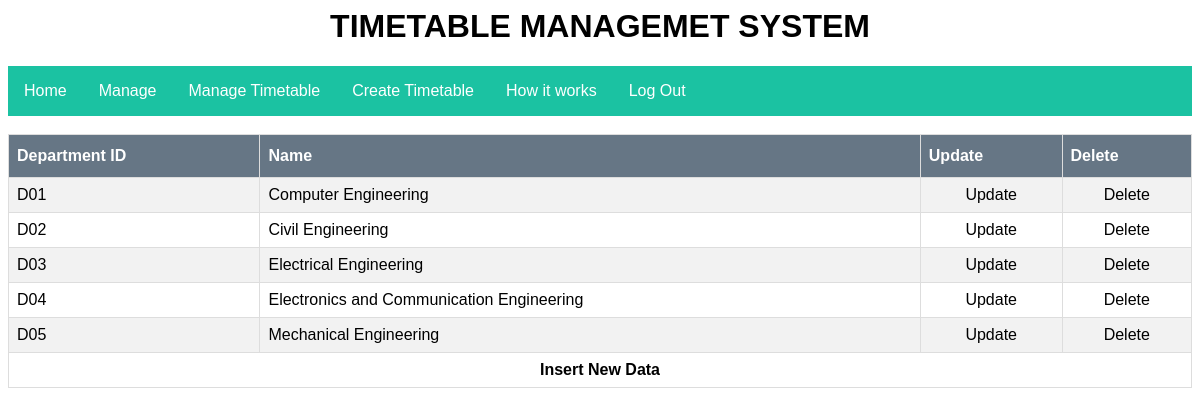
/form/deptview.php, run on the app's committed database.
### tables this page shows
CREATE TABLE IF NOT EXISTS `department` (
  `dept_id` char(3) NOT NULL,
  `name` varchar(50) DEFAULT NULL,
  `sname` char(5) NOT NULL,
  PRIMARY KEY (`dept_id`)
);

### form/deptview.php (the view, shortened to what this page needs)
<html>
<head>
<link rel="stylesheet" type="text/css" href="../css/main.css">
<link rel="stylesheet" type="text/css" href="table.css">
</head>
<body>
<?php
  include'menu.php';
  ?>
<center>
<br>
<table border="1" id="div">
<tr>
	<th>Department ID</th>
	<th>Name</th>
	<th>Update</th>
	<th>Delete</th>
</tr>
<?php
	include'connect.php';
	$query="select * from department where dept_id not in ('000')";
	$cmd=mysqli_query($con,$query);
	while($row=mysqli_fetch_array($cmd))
	{?>
		<tr>
			<td><?php echo $row['dept_id'] ?> </td>
			<td><?php echo $row['name'] ?> </td>
			<td id="update"><a href="deptupdate.php?id=<?php echo $row['dept_id']; ?>">Update</a></td>
			<td id="delete"><a href="deptdel.php?id=<?php echo $row['dept_id']; ?>">Delete</a></td>
		</tr>
	<?php }
?>
<tr>
<td colspan=5><center><b><a href="depthtm.php">Insert New Data</a></b></center></td>
</tr>
</table>
</center>
</body>
</html>

### css/main.css (style rules this page uses)
body { font-family: Arial, Helvetica, sans-serif; }
* { box-sizing: border-box; }

### form/table.css (style rules this page uses)
#div { font-family: "Trebuchet MS", Arial, Helvetica, sans-serif; border-collapse: collapse; width: 100%; }
#div td,#div th { border: 1px solid #ddd; padding: 8px; }
#div tr:nth-child(even) { background-color: #f2f2f2; }
#div th { padding-top: 12px; padding-bottom: 12px; text-align: left; background-color: #33485dbf; color: white; }
a { color: black; text-decoration: none; }
#update { text-align: center; }
#delete { color: black; text-align: center; }
* { box-sizing: border-box; }

### data on the page
department: dept_id "D01", name "Computer Engineering"
department: dept_id "D02", name "Civil Engineering"
department: dept_id "D03", name "Electrical Engineering"
department: dept_id "D04", name "Electronics and Communication Engineering"
department: dept_id "D05", name "Mechanical Engineering"
